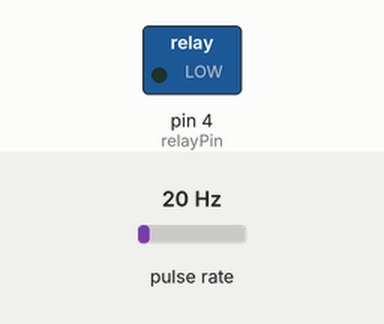
Bench run of a sketch on a simulated Arduino Uno, built with avr-gcc and run on an emulated ATmega328P. On the bench: switched loads named in the sketch (green lamp = pin HIGH). Wiring (inferred from the names in the program): pulse sensor: data pin 2. The inputs (shaded band) are chosen by the test bench; at power-on: pulse rate 20 Hz. Sleep ends after the set time or at an interrupt; what the sketch prints to the serial monitor is not drawn.

Above: at 1.3 s.
1.4 s: pulse rate (sensor on pin 2) set to 4 Hz
At 3.5 s:
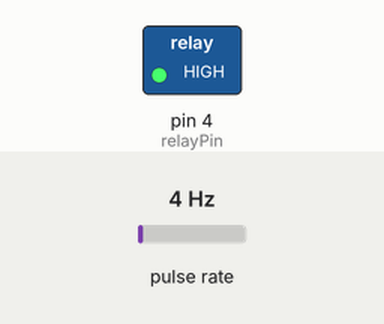
4.0 s: pulse rate (sensor on pin 2) set to 50 Hz
At 5.0 s:
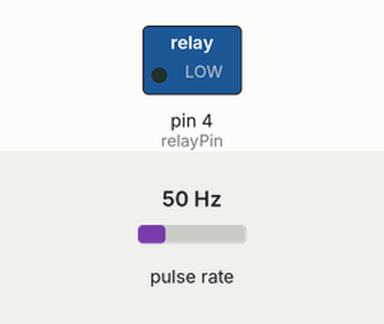
Timing chart, 0 to 7.0 s (numbered marks = the images above; inputs shaded):
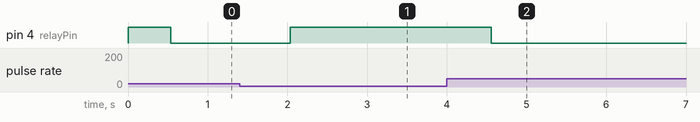

Measured:
- after the input at 1.4 s, pin 4 (relayPin): LOW → HIGH after 0.63 s
- after the input at 4.0 s, pin 4 (relayPin): HIGH → LOW after 0.55 s

The sketch:

flow-controller.ino
```cpp
#include <avr/sleep.h>
#include <avr/wdt.h>

const byte flowSensorPin = 2;
const byte relayPin = 4;

const unsigned long flowInterval = 500;
const int pulseThreshold = 4;

unsigned long flowTimer = 0;
volatile byte count = 0; // Only goes up to 255 but is sufficient for household pressure

bool relayOn = false;

void setup() {
  Serial.begin(9600);

  // Check if watchdog caused reset
  if (MCUSR & _BV(WDRF)) {
    Serial.println("⚠️ Last reset was from watchdog!");
  }
  MCUSR = 0; // Clear reset flags

  pinMode(flowSensorPin, INPUT_PULLUP);
  pinMode(relayPin, OUTPUT);
  digitalWrite(relayPin, HIGH);  // Relay OFF initially

  attachInterrupt(digitalPinToInterrupt(flowSensorPin), wakeUp, RISING);

  ADCSRA &= ~(1 << ADEN); // Disable ADC

  // Enable watchdog reset after 2 seconds
  wdt_enable(WDTO_2S);

  Serial.println("Flow detector initialized. Going to sleep...");
  Serial.flush();  // Wait for Serial output to finish

  toSleep();
}

void loop() {
  unsigned long now = millis();

  // Check every 500 ms
  if (now - flowTimer >= flowInterval) {
    flowTimer = now;

    wdt_reset(); // Prevent watchdog reset (we’re alive)

    // Copy and reset pulse count safely
    noInterrupts();
    int pulseCount = count;
    count = 0;
    interrupts();

    Serial.print("Pulses in last ");
    Serial.print(flowInterval);
    Serial.print(" ms: ");
    Serial.println(pulseCount);

    if (pulseCount > pulseThreshold) {
      if (!relayOn) {
        digitalWrite(relayPin, LOW);  // Relay ON
        relayOn = true;
        Serial.println("Flow detected — relay ON.");
      }
    } else {
      if (relayOn) {
        digitalWrite(relayPin, HIGH); // Relay OFF
        relayOn = false;
        Serial.println("Flow stopped — relay OFF. Going to sleep...");
        Serial.flush();
      } else {
        Serial.println("Flow too low — staying asleep.");
      }

      toSleep(); // Go back to sleep
    }
  }
}

void toSleep() {
  delay(20); // Allow relay to settle

  // Stop watchdog to avoid reset during sleep
  wdt_disable();

  // Clear any pending external interrupt
  EIFR = bit(INTF0);

  set_sleep_mode(SLEEP_MODE_PWR_DOWN);
  sleep_enable();
  sleep_cpu();    // Sleep

  // Resumes here after wake-up
  sleep_disable();

  // Re-enable watchdog after waking
  wdt_enable(WDTO_2S);

  Serial.println("Woke up from sleep.");
}

void wakeUp() {
  count++;
}
```
